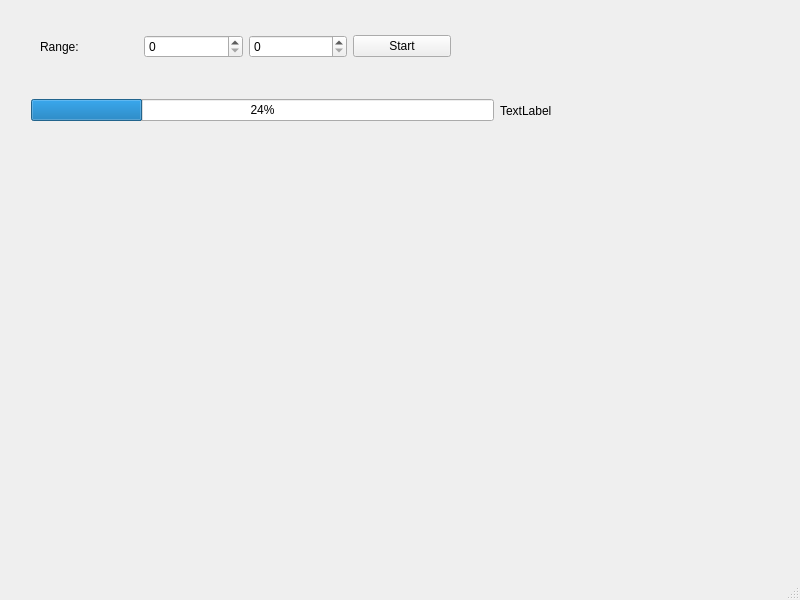
<?xml version="1.0" encoding="UTF-8"?>
<ui version="4.0">
 <class>progressbar</class>
 <widget class="QMainWindow" name="progressbar">
  <property name="geometry">
   <rect>
    <x>0</x>
    <y>0</y>
    <width>800</width>
    <height>600</height>
   </rect>
  </property>
  <property name="windowTitle">
   <string>MainWindow</string>
  </property>
  <widget class="QWidget" name="centralwidget">
   <widget class="QWidget" name="">
    <property name="geometry">
     <rect>
      <x>31</x>
      <y>90</y>
      <width>521</width>
      <height>41</height>
     </rect>
    </property>
    <layout class="QHBoxLayout" name="horizontalLayout">
     <item>
      <widget class="QProgressBar" name="progressBar">
       <property name="value">
        <number>24</number>
       </property>
      </widget>
     </item>
     <item>
      <widget class="QLabel" name="label">
       <property name="text">
        <string>TextLabel</string>
       </property>
      </widget>
     </item>
    </layout>
   </widget>
   <widget class="QWidget" name="">
    <property name="geometry">
     <rect>
      <x>40</x>
      <y>30</y>
      <width>411</width>
      <height>33</height>
     </rect>
    </property>
    <layout class="QHBoxLayout" name="horizontalLayout_2">
     <item>
      <widget class="QLabel" name="label_range">
       <property name="text">
        <string>Range:</string>
       </property>
      </widget>
     </item>
     <item>
      <widget class="QSpinBox" name="spinBox_min"/>
     </item>
     <item>
      <widget class="QSpinBox" name="spinBox_max"/>
     </item>
     <item>
      <widget class="QPushButton" name="pushButton">
       <property name="text">
        <string>Start</string>
       </property>
      </widget>
     </item>
    </layout>
   </widget>
  </widget>
  <widget class="QMenuBar" name="menubar">
   <property name="geometry">
    <rect>
     <x>0</x>
     <y>0</y>
     <width>800</width>
     <height>24</height>
    </rect>
   </property>
  </widget>
  <widget class="QStatusBar" name="statusbar"/>
 </widget>
 <resources/>
 <connections/>
</ui>
